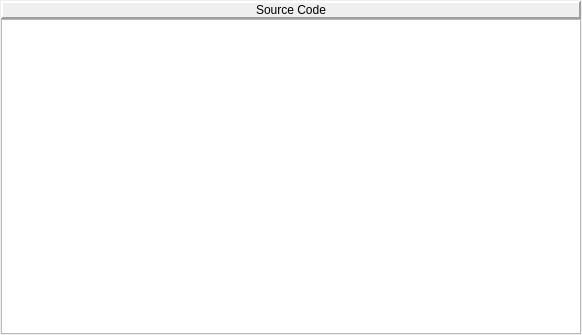
<ui version="4.0" >
 <class>SourceCodeWindowWidget</class>
 <widget class="QWidget" name="SourceCodeWindowWidget" >
  <property name="geometry" >
   <rect>
    <x>0</x>
    <y>0</y>
    <width>582</width>
    <height>335</height>
   </rect>
  </property>
  <property name="windowTitle" >
   <string>Form</string>
  </property>
  <layout class="QVBoxLayout" >
   <property name="leftMargin" >
    <number>1</number>
   </property>
   <property name="topMargin" >
    <number>1</number>
   </property>
   <property name="rightMargin" >
    <number>1</number>
   </property>
   <property name="bottomMargin" >
    <number>1</number>
   </property>
   <item>
    <layout class="QVBoxLayout" >
     <property name="spacing" >
      <number>0</number>
     </property>
     <item>
      <widget class="QLabel" name="pepSourceCodeLabel" >
       <property name="frameShape" >
        <enum>QFrame::Panel</enum>
       </property>
       <property name="frameShadow" >
        <enum>QFrame::Raised</enum>
       </property>
       <property name="lineWidth" >
        <number>2</number>
       </property>
       <property name="text" >
        <string>Source Code</string>
       </property>
       <property name="alignment" >
        <set>Qt::AlignCenter</set>
       </property>
      </widget>
     </item>
     <item>
      <widget class="QTextEdit" name="pepSourceCodeTextEdit" >
       <property name="font" >
        <font>
         <family>Courier</family>
         <pointsize>13</pointsize>
         <weight>50</weight>
         <italic>false</italic>
         <bold>false</bold>
         <underline>false</underline>
         <strikeout>false</strikeout>
        </font>
       </property>
       <property name="lineWrapMode" >
        <enum>QTextEdit::NoWrap</enum>
       </property>
      </widget>
     </item>
    </layout>
   </item>
  </layout>
 </widget>
 <resources/>
 <connections/>
</ui>
